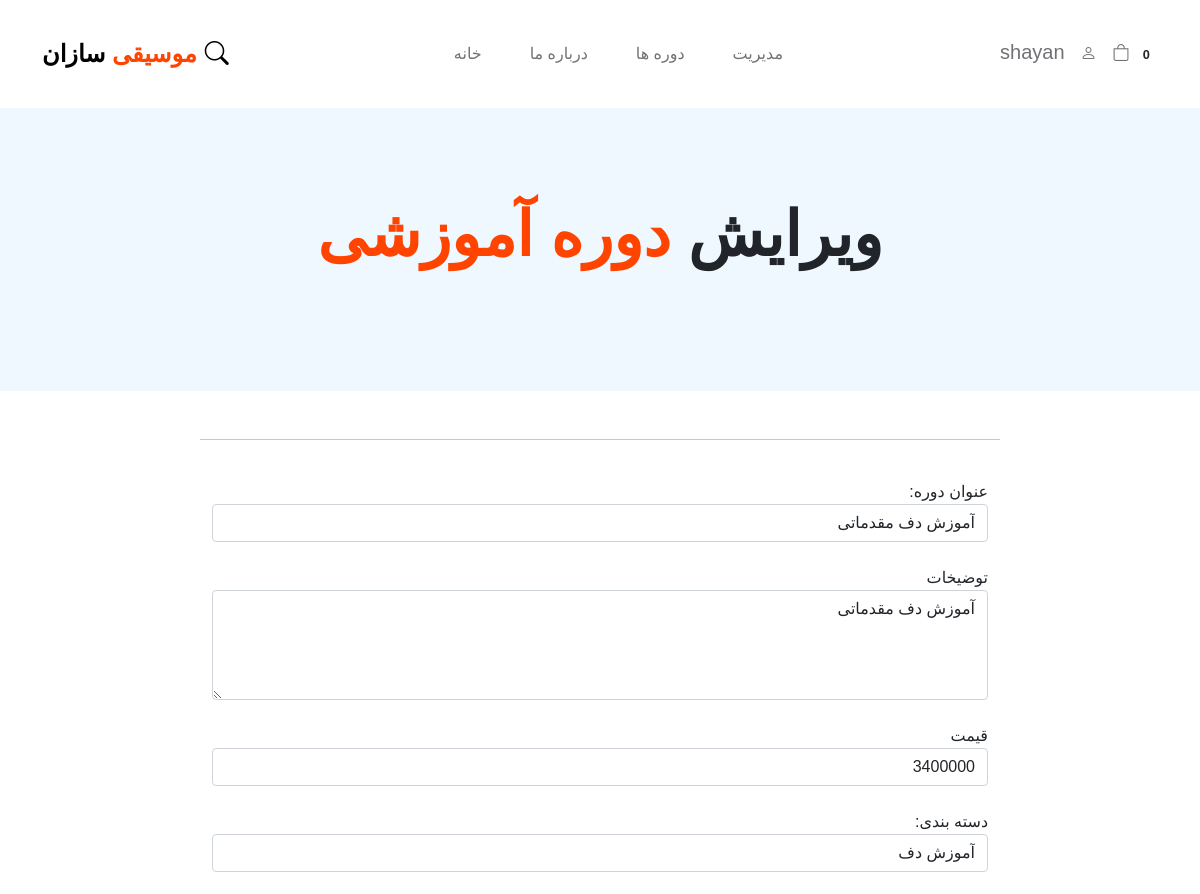
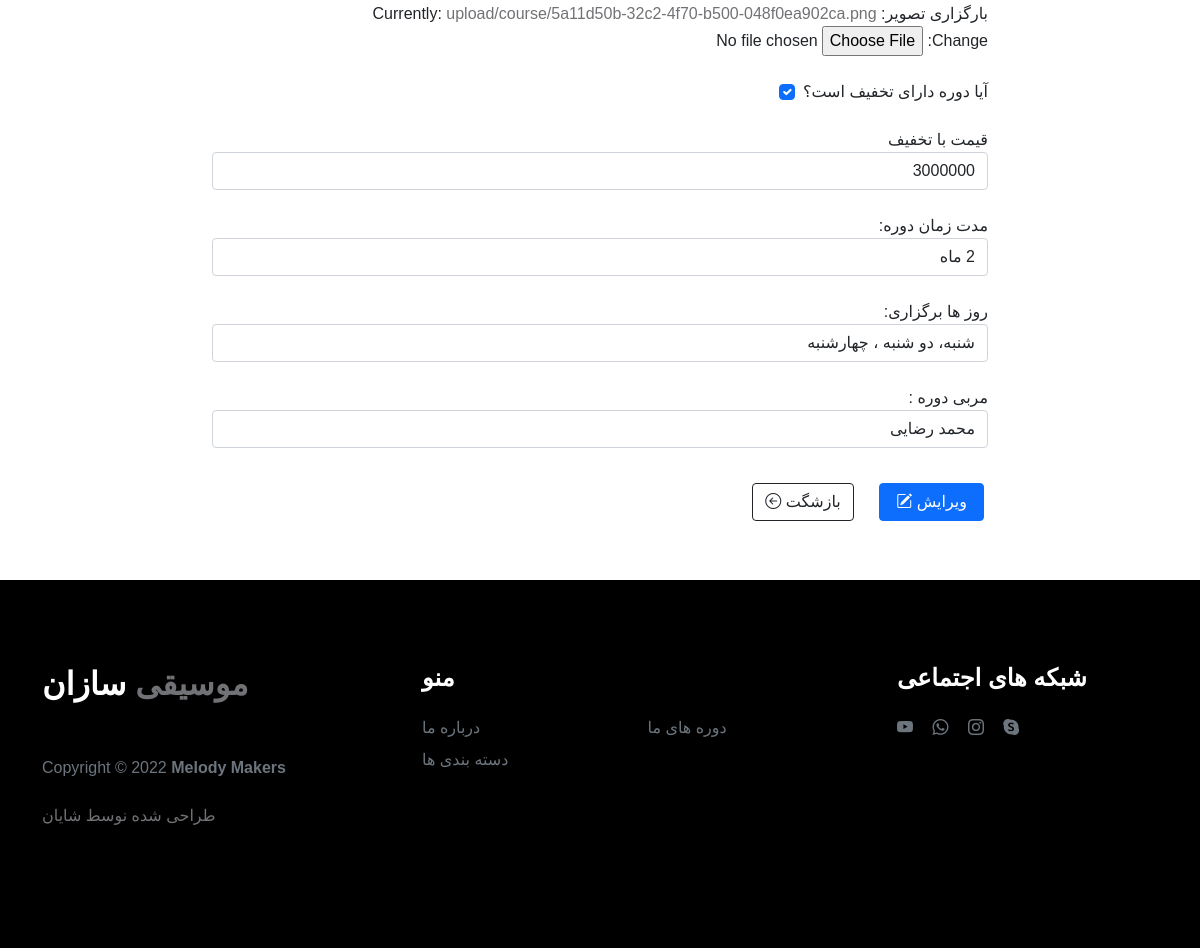
Page /edit_course/1 (signed in) on the committed database (2 pictures, top to bottom).
### Course/models.py (models this page shows, shortened)
class Course(models.Model):
    name = models.CharField(max_length=40)
    description = models.CharField(max_length=500, default='', blank=True)
    price = models.DecimalField(default=0, decimal_places=0, max_digits=150)
    category = models.ForeignKey(Category,on_delete=models.CASCADE,default=1)
    picture = models.ImageField(upload_to='upload/course/')
    is_sale = models.BooleanField(default=False)
    sale_price = models.DecimalField(max_digits=14, decimal_places=0, null=True, blank=True)
    length = models.CharField(default=0, max_length=250)
    days = models.CharField(max_length=40,default='')
    teacher_name = models.CharField(max_length=40,default='')

### Course/views.py (the view)
# urls.py: path('edit_course/<int:pk>', views.edit_course, name="edit_course"),
@user_passes_test(is_admin)
def edit_course(request, pk):
    course = get_object_or_404(Course, pk=pk)  # Fetch the product by primary key
    if request.method == 'POST':
        form = AddCoursetForm(request.POST, request.FILES, instance=course)  # Bind form with existing product data
        if form.is_valid():
            form.save()  # Save the updated product data
            messages.success(request, 'دوره با موفقیت ویرایش شد')
            return redirect('courses')  # Redirect to the product list after saving
    else:
        form = AddCoursetForm(instance=course)  # Load the form with existing product data
    return render(request, 'edit_course.html', {'form': form, 'course': course})

### Course/forms.py (shortened to what this page needs)
class AddCoursetForm(forms.ModelForm):
    class Meta:
        model = Course
        fields = ['name', 'description', 'price', 'category', 'picture', 'is_sale', 'sale_price', 'length', 'days', 'teacher_name']
        widgets = {
            'name': forms.TextInput(attrs={'class': 'form-control', 'placeholder': ''}),
            'description': forms.Textarea(attrs={'class': 'form-control', 'placeholder': '', 'rows': 4}),
            'price': forms.NumberInput(attrs={'class': 'form-control', 'placeholder': 'Enter price'}),
            'category': forms.Select(attrs={'class': 'form-control'}),
            'picture': forms.ClearableFileInput(attrs={'class': 'form-control-file'}),
            'is_sale': forms.CheckboxInput(attrs={'class': 'form-check-input'}),
            'sale_price': forms.NumberInput(attrs={'class': 'form-control', 'placeholder': ''}),
            'length': forms.TextInput(attrs={'class': 'form-control', 'placeholder': ''}),
            'days': forms.TextInput(attrs={'class': 'form-control', 'placeholder': ''}),
            'teacher_name': forms.TextInput(attrs={'class': 'form-control', 'placeholder': ''}),
        }

### Cart/cart.py (called while the page is built)
    def __len__(self):
        return len(self.cart)

### Cart/context_processors.py (called while the page is built)
def cart(request):
    return{'cart':Cart(request)}

### Course/models.py (called while the page is built)
    def __str__(self):
        return self.name

### Course/views.py (called while the page is built)
def is_admin(user):
    return user.is_authenticated and user.is_superuser

### Course/templates/edit_course.html (shortened to what this page needs)
{% extends 'base.html' %}
{% load static %}
{% load humanize %}
{% block content %}
<header class="site-header section-padding d-flex justify-content-center align-items-center">
    <div class="container">
        <div class="row">
          <center>
            <div class="col-lg-10 col-12 " dir="rtl">
              <h1>
                  <span class=" text-dark"> ویرایش </span>
                  <span class="text-primary"> دوره آموزشی </span>
              </h1>
          </div>
          </center>
        </div>
    </div>
</header>
 <section dir="rtl" class="" >
    <div class="container py-5 form-container">
        <div class="row d-flex justify-content-center align-items-center  ">
            <hr>
            <form class="w-70"  method="post" enctype="multipart/form-data">
            <div class="form-group my-4">
                عنوان دوره: {{ form.name }}
            </div>
            <div class="form-group my-4">
                توضیخات {{ form.description }}
            </div>
            <div class="form-group my-4">
                قیمت {{ form.price}}
            </div>
            <div class="form-group my-4">
                دسته بندی:  {{ form.category }}
            </div>
            <div class="form-group my-4">
                بارگزاری تصویر: {{ form.picture }}
            </div>
            <div class="form-check float-end">
                آیا دوره دارای تخفیف است؟ {{ form.is_sale }}
            </div><br>
            <div class="form-group my-4">
                قیمت با تخفیف {{ form.sale_price}}
            </div>
            <div class="form-group my-4">
                مدت زمان دوره:  {{ form.length }}
            </div>
            <div class="form-group my-4">
                روز ها برگزاری:  {{ form.days }}
            </div>
            <div class="form-group my-4">
                مربی دوره : {{ form.teacher_name }}
            </div>
            <button type="submit" class="btn btn-primary flex-shrink-0 m-1 px-3">
                ویرایش
                <i class="bi bi-pencil-square"></i>
            </button>
            <button type="button" class="btn ">
                <a class="btn btn-outline-dark flex-shrink-0  m-1" href="{% url 'category_summary' %}">
                بازشگت
                <i class="bi bi-arrow-left-circle"></i>
            </a></button>
        </form>
        </div>
    </div>
  </section>
{% endblock content %}

### Course/templates/navbar.html (shortened to what this page needs)
<nav class="navbar navbar-expand-lg">
    <div class="container">
        <a class="navbar-brand" href="{% url 'home' %}">
            <strong><span>موسیقی</span> سازان</strong>
        </a>
        <a class="navbar-brand mx-2" href="{% url 'search' %}">
            <i class="bi bi-search"></i>
        </a>
        <div class="collapse navbar-collapse" id="navbarNav">
            <ul class="navbar-nav mx-auto">
                <li class="nav-item">
                    <a class="nav-link" href="{% url 'home' %}">خانه</a>
                </li>
                <li class="nav-item">
                    <a class="nav-link" href="{% url 'about' %}">درباره ما</a>
                </li>
                <li class="nav-item dropdown">
                    <a class="nav-link dropdown-toggle" id="navbarDropdown" href="#" role="button" data-bs-toggle="dropdown" aria-expanded="false">دوره ها</a>
                </li>
                {% if user.is_superuser %}
                    <li class="nav-item dropdown">
                        <a class="nav-link dropdown-toggle" id="navbarDropdown" href="{% url 'update_user' %}" role="button" data-bs-toggle="dropdown" aria-expanded="false">مدیریت</a>
                    </li>
                {% endif %}
            </ul>
        </div>
        <div class="d-flex align-items-center ms-auto">
            {% if user.is_authenticated %}
            <p style="margin-top: 12px;">{{user.username}}</p>
                <div class="nav-item dropdown">
                    <a class="nav-link dropdown-toggle bi-person custom-icon" id="navbarDropdown" href="#" role="button" data-bs-toggle="dropdown" aria-expanded="false"></a>
                </div>
            {% else %}
                <a href="{% url 'login' %}" class="bi-person custom-icon me-3"></a>
            {% endif %}
            <form action="d-flex">
                <a href="{% url 'cart_summary' %}" class="bi-bag custom-icon">
                    <span class="badge bg-white text-dark rounded-pill" id="cart_quantity">{{ cart|length }}</span>
                </a>
            </form>
        </div>
    </div>
</nav>

### static/css/tooplate-little-fashion.css (style rules this page uses)
:root { --white-color: #FFFFFF; --primary-color: #FF4400; --section-bg-color: #f0f8ff; --dark-color: #000000; --grey-color: #d0d1d1; --p-color: #717275; --body-font-family: 'B Nazanin', 'Vazir', sans-serif; --h5-font-size: 24px; --p-font-size: 20px; --copyright-text-font-size: 16px; --product-link-font-size: 14px; --custom-link-font-size: 12px; --font-weight-thin: 100; --font-weight-light: 300; --font-weight-normal: 400; --font-weight-bold: 700; --font-weight-black: 900; }
body, html { height: 100%; }
html { scroll-behavior: smooth; }
body { background: var(--white-color); font-family: var(--body-font-family); position: relative; }
h1, h2, h3, h4, h5, h6 { font-weight: var(--font-weight-bold); }
h1, h2 { font-weight: var(--font-weight-black); }
h1 { font-size: 64px; line-height: normal; }
p { color: var(--p-color); font-size: var(--p-font-size); font-weight: var(--font-weight-light); }
a, button { touch-action: manipulation; transition: all 0.3s; }
a { color: var(--p-color); text-decoration: none; }
.text-primary { color: var(--primary-color) !important; }
b, strong { font-weight: var(--font-weight-bold); }
.custom-icon { color: var(--p-color); font-size: 24px; }
.custom-icon { display: inline-block; vertical-align: middle; }
.bi-bag.custom-icon { font-size: 17px; }
.navbar { background: var(--white-color); position: fixed; top: 0; right: 0; left: 0; padding: 25px 0; z-index: 2; will-change: transform; transition: transform 300ms linear; }
.navbar span, h2 span, h4 span { color: var(--primary-color); }
.navbar-brand { color: var(--dark-color); font-size: 24px; font-weight: var(--font-weight-light); margin: 0; padding: 0; }
.navbar-expand-lg .navbar-nav .nav-link { display: inline-block; padding: 0; margin-right: 1.5rem; margin-left: 1.5rem; }
.nav-link { color: var(--p-color); font-size: 16px; position: relative; }
.navbar .nav-link::after { position: absolute; top: 100%; left: 0; width: 100%; height: 2px; background: var(--grey-color); content: ''; opacity: 0; -webkit-transition: opacity 0.3s, -webkit-transform 0.3s; -moz-transition: opacity 0.3s, -moz-transform 0.3s; transition: opacity 0.3s, transform 0.3s; -webkit-transform: translateY(10px); -moz-transform: translateY(10px); transform: translateY(10px); }
.site-header { background-color: var(--section-bg-color); position: relative; overflow: hidden; margin-top: 86px; }
.site-header.section-padding { padding-top: 7rem; padding-bottom: 7rem; }
section { content-visibility: auto; contain-intrinsic-size: 700px; }
.section-padding { padding-top: 7rem; padding-bottom: 7rem; }
@media screen and (max-width: 1200px) { h1 { font-size: 62px; } }

### Course/templates/edit_course.html (style rules this page uses)
.form-container { max-width: 800px; margin: 0 auto; }

### rows in the picture
Course: name "آموزش دف مقدماتی", description "آموزش دف مقدماتی", price "3400000", category "آموزش دف", is_sale "☑", sale_price "3000000", length "2 ماه", days "شنبه، دو شنبه ، چهارشنبه", teacher_name "محمد رضایی"

### other values in the picture
{{ user.username }} "shayan"
{{ cart|length }} "0"
